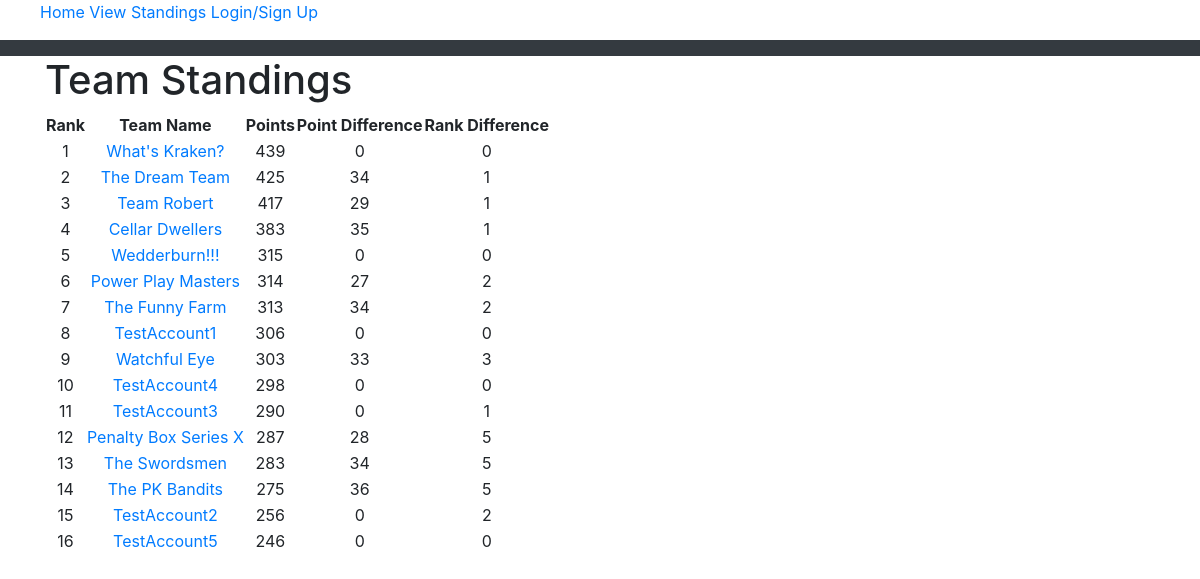
The page /teamStandings on the database as committed earlier.
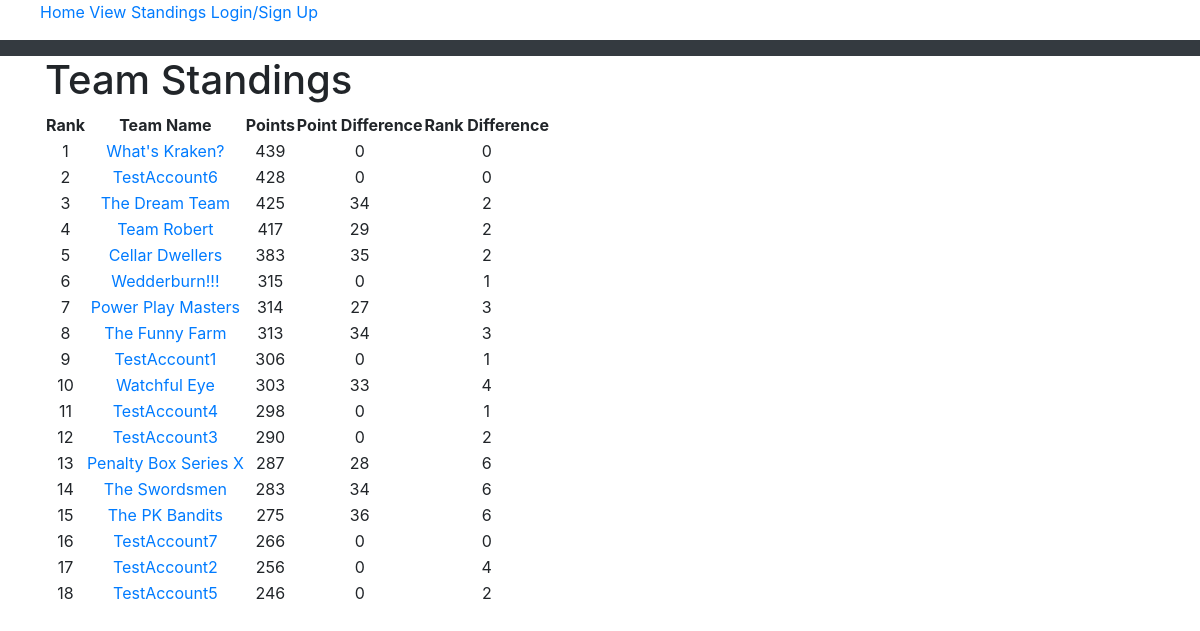
The same page on the database as committed later.
### tables this page shows
CREATE TABLE "standings" (
	"teamID" 	int not NULL,
	"points"	int not NULL DEFAULT 0,
	"pointsYesterday"	int not NULL DEFAULT 0,
	"rank"	int not NULL DEFAULT 0,
	"rankYesterday"	int not NULL DEFAULT 0,
	PRIMARY KEY("teamID"),
	CONSTRAINT "standings-fk-teamID"
	FOREIGN KEY ("teamID")
    REFERENCES poolTeams ("teamID")
);

CREATE TABLE "poolTeams" (
	"teamID"	INTEGER NOT NULL,
	"teamName"	varchar(40) NOT NULL,
	"username"	varchar(30) NOT NULL,
	"player1"	INTEGER NOT NULL,
	"player2"	INTEGER NOT NULL,
	"player3"	INTEGER NOT NULL,
	"player4"	INTEGER NOT NULL,
	"player5"	INTEGER NOT NULL,
	"player6"	INTEGER NOT NULL,
	"player7"	INTEGER NOT NULL,
	"player8"	INTEGER NOT NULL,
	"player9"	INTEGER NOT NULL,
	"player10"	INTEGER NOT NULL,
	"player11"	INTEGER NOT NULL,
	"player12"	INTEGER NOT NULL,
	"player13"	INTEGER NOT NULL,
	"player14"	INTEGER NOT NULL,
	"player15"	INTEGER NOT NULL,
	"player16"	INTEGER NOT NULL,
	"player17"	INTEGER NOT NULL,
	"player18"	INTEGER NOT NULL,
	"player19"	INTEGER NOT NULL,
	"player20"	INTEGER NOT NULL,
	"player21"	INTEGER NOT NULL,
	"teamLogo"	TEXT NOT NULL,
	CONSTRAINT "poolTeams-fk-player15" FOREIGN KEY("player15") REFERENCES "players"("playerID"),
	CONSTRAINT "poolTeams-fk-player6" FOREIGN KEY("player6") REFERENCES "players"("playerID"),
	CONSTRAINT "poolTeams-fk-player11" FOREIGN KEY("player11") REFERENCES "players"("playerID"),
	CONSTRAINT "poolTeams-fk-player1" FOREIGN KEY("player1") REFERENCES "players"("playerID"),
	CONSTRAINT "poolTeams-fk-player3" FOREIGN KEY("player3") REFERENCES "players"("playerID"),
	CONSTRAINT "poolTeams-fk-player12" FOREIGN KEY("player12") REFERENCES "players"("playerID"),
	CONSTRAINT "poolTeams-fk-player20" FOREIGN KEY("player20") REFERENCES "players"("playerID"),
	CONSTRAINT "poolTeams-fk-users" FOREIGN KEY("username") REFERENCES "users"("username"),
	CONSTRAINT "poolTeams-fk-player13" FOREIGN KEY("player13") REFERENCES "players"("playerID"),
	CONSTRAINT "poolTeams-fk-player14" FOREIGN KEY("player14") REFERENCES "players"("playerID"),
	CONSTRAINT "poolTeams-fk-player18" FOREIGN KEY("player18") REFERENCES "players"("playerID"),
	CONSTRAINT "poolTeams-fk-player10" FOREIGN KEY("player10") REFERENCES "players"("playerID"),
	CONSTRAINT "poolTeams-fk-player9" FOREIGN KEY("player9") REFERENCES "players"("playerID"),
	CONSTRAINT "poolTeams-fk-player2" FOREIGN KEY("player2") REFERENCES "players"("playerID"),
	CONSTRAINT "poolTeams-fk-player5" FOREIGN KEY("player5") REFERENCES "players"("playerID"),
	CONSTRAINT "poolTeams-fk-player7" FOREIGN KEY("player7") REFERENCES "players"("playerID"),
	CONSTRAINT "poolTeams-fk-player19" FOREIGN KEY("player19") REFERENCES "players"("playerID"),
	CONSTRAINT "poolTeams-fk-player21" FOREIGN KEY("player21") REFERENCES "players"("playerID"),
	CONSTRAINT "poolTeams-fk-player4" FOREIGN KEY("player4") REFERENCES "players"("playerID"),
	CONSTRAINT "poolTeams-fk-player8" FOREIGN KEY("player8") REFERENCES "players"("playerID"),
	PRIMARY KEY("teamID" AUTOINCREMENT),
	CONSTRAINT "poolTeams-fk-player17" FOREIGN KEY("player17") REFERENCES "players"("playerID"),
	CONSTRAINT "poolTeams-fk-player16" FOREIGN KEY("player16") REFERENCES "players"("playerID")
);

### application.py (the view)
@app.route("/teamStandings")
def teamStandings():
    while True:
        try:
            db.connect()
            teamStandings = db.getTeamStandings()
            return render_template("teamStandings.html", teamStandings=teamStandings, username=getUserInfo(), teamInPool=userTeam())
        except sqlite3.ProgrammingError:
            db.close()

### application.py (called while the page is built)
def userTeam():
    while (True):
        try:
            db.connect()
            username = None
            teamInPool = False
            if "username" in session:
                username = session["username"]
                if (db.checkForUserInPool(username)):
                    teamInPool = True
            return teamInPool
        except sqlite3.ProgrammingError:
            db.close()

def getUserInfo():
    username = None
    if "username" in session:
        username = session["username"]
    return username

### db.py (called while the page is built, shortened)
def connect():
    global conn

def getTeamStandings():
    sql = '''Select pt.teamID, pt.teamName, s.points, s.pointsYesterday, s.rank, s.rankYesterday
                     From poolTeams pt join standings s
                        on pt.teamID = s.teamID
                    Order by s.points DESC'''
    try:
        with closing(conn.cursor()) as c:
            c.execute(sql)
            results = c.fetchall()
            standings = []
            for result in results:
                standings.append((result[0], result[1], result[2], result[3], result[4], result[5]))
            return standings
    except sqlite3.OperationalError as e:
        print("Error: Database could not be read. Program closing")
        print(e)

### templates/teamStandings.html (shortened to what this page needs)
{% extends "base.html" %}
{% block content %}
    <h1>Team Standings</h1>
    <table style="text-align:center">
        <tr><th>Rank</th><th>Team Name</th><th>Points</th><th>Point Difference</th><th>Rank Difference</th></tr>
        {% for team in teamStandings %}
            <tr><td>{{team[4]}}</td><td><a href="{{ url_for('teamStats', teamID=team[0]) }}">{{team[1]}}</a></td><td>{{team[2]}}</td><td>{{team[2]-team[3]}}</td>
                <td>{{team[4]-team[5]}}</td></tr>
        {% endfor %}
    </table>
{% endblock %}

### templates/base.html (shortened to what this page needs)
<!DOCTYPE html>
<html>
  <head>
    <link
      rel="stylesheet"
      href="https://stackpath.bootstrapcdn.com/bootstrap/4.4.1/css/bootstrap.min.css"
/>
    <link
      rel="stylesheet"
      href="https://stackpath.bootstrapcdn.com/font-awesome/4.7.0/css/font-awesome.min.css"
/>
  </head>
  <body>
    <ul>
        <a href="{{ url_for('index') }}">Home</a>
    <a href="{{ url_for('teamStandings') }}">View Standings</a>
    {% if username is none %}
        <a href="{{ url_for('login') }}">Login/Sign Up</a>
    {% else %}
        {% if not teamInPool %}
            <a href="{{ url_for('players') }}">Select Players</a>
        {% endif %}
        <a href="{{ url_for('logout') }}">Logout</a>
        <a style="float: right; padding-right: 10px">User: {{ username }}</a>
    {% endif %}
    </ul>
    <nav class="navbar navbar-expand-lg navbar-dark bg-dark">
    </nav>
    <div class="container">{% block content %} {% endblock %}</div>
  </body>
</html>

Rows that differ between the two databases and show on the page:
added standings: rank "2", teamName "TestAccount6", points "428", team[2]-team[3] "0", team[4]-team[5] "0"
changed standings "The Dream Team": rank "2" → "3"; team[4]-team[5] "1" → "2"
changed standings "Team Robert": rank "3" → "4"; team[4]-team[5] "1" → "2"
changed standings "Cellar Dwellers": rank "4" → "5"; team[4]-team[5] "1" → "2"
changed standings "Wedderburn!!!": rank "5" → "6"; team[4]-team[5] "0" → "1"
changed standings "Power Play Masters": rank "6" → "7"; team[4]-team[5] "2" → "3"
changed standings "The Funny Farm": rank "7" → "8"; team[4]-team[5] "2" → "3"
changed standings "TestAccount1": rank "8" → "9"; team[4]-team[5] "0" → "1"
changed standings "Watchful Eye": rank "9" → "10"; team[4]-team[5] "3" → "4"
changed standings "TestAccount4": rank "10" → "11"; team[4]-team[5] "0" → "1"
changed standings "TestAccount3": rank "11" → "12"; team[4]-team[5] "1" → "2"
changed standings "Penalty Box Series X": rank "12" → "13"; team[4]-team[5] "5" → "6"
changed standings "The Swordsmen": rank "13" → "14"; team[4]-team[5] "5" → "6"
changed standings "The PK Bandits": rank "14" → "15"; team[4]-team[5] "5" → "6"
added standings: rank "16", teamName "TestAccount7", points "266", team[2]-team[3] "0", team[4]-team[5] "0"
changed standings "TestAccount2": rank "15" → "17"; team[4]-team[5] "2" → "4"
changed standings "TestAccount5": rank "16" → "18"; team[4]-team[5] "0" → "2"
